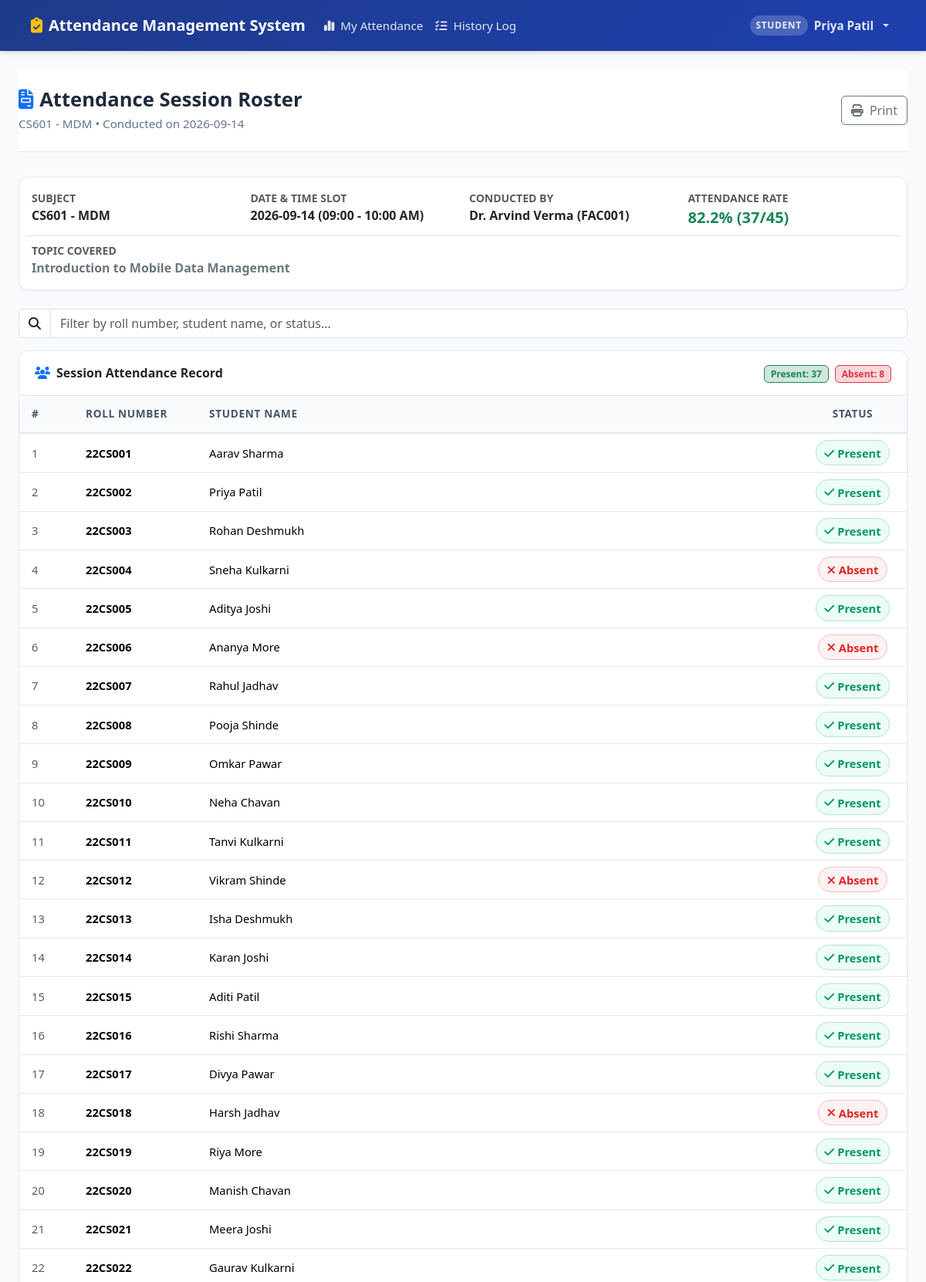
Page /faculty/session/1 (signed in, upper part) on the committed database.
### tables this page shows
CREATE TABLE users (
        id INTEGER PRIMARY KEY AUTOINCREMENT,
        username TEXT UNIQUE NOT NULL,
        email TEXT UNIQUE NOT NULL,
        password_hash TEXT NOT NULL,
        role TEXT NOT NULL CHECK(role IN ('admin', 'faculty', 'student')),
        full_name TEXT NOT NULL,
        phone TEXT,
        is_active INTEGER NOT NULL DEFAULT 1,
        created_at TIMESTAMP DEFAULT CURRENT_TIMESTAMP
    );

CREATE TABLE subjects (
        id INTEGER PRIMARY KEY AUTOINCREMENT,
        code TEXT UNIQUE NOT NULL,
        name TEXT NOT NULL,
        department TEXT NOT NULL DEFAULT 'Computer Science & Engineering',
        semester INTEGER NOT NULL DEFAULT 6,
        credits INTEGER NOT NULL DEFAULT 4,
        created_at TIMESTAMP DEFAULT CURRENT_TIMESTAMP
    );

CREATE TABLE attendance_sessions (
        id INTEGER PRIMARY KEY AUTOINCREMENT,
        subject_id INTEGER NOT NULL,
        faculty_id INTEGER NOT NULL,
        session_date DATE NOT NULL,
        session_slot TEXT NOT NULL DEFAULT '09:00 - 10:00 AM',
        topic TEXT DEFAULT 'Course Module Discussion',
        created_at TIMESTAMP DEFAULT CURRENT_TIMESTAMP,
        updated_at TIMESTAMP DEFAULT CURRENT_TIMESTAMP,
        FOREIGN KEY (subject_id) REFERENCES subjects(id) ON DELETE CASCADE,
        FOREIGN KEY (faculty_id) REFERENCES faculty(id) ON DELETE CASCADE,
        UNIQUE (subject_id, session_date, session_slot)
    );

CREATE TABLE faculty (
        id INTEGER PRIMARY KEY AUTOINCREMENT,
        user_id INTEGER UNIQUE NOT NULL,
        faculty_id TEXT UNIQUE NOT NULL,
        department TEXT NOT NULL DEFAULT 'Computer Science & Engineering',
        designation TEXT NOT NULL DEFAULT 'Assistant Professor',
        FOREIGN KEY (user_id) REFERENCES users(id) ON DELETE CASCADE
    );

CREATE TABLE attendance_records (
        id INTEGER PRIMARY KEY AUTOINCREMENT,
        session_id INTEGER NOT NULL,
        student_id INTEGER NOT NULL,
        status TEXT NOT NULL CHECK(status IN ('Present', 'Absent')),
        remarks TEXT,
        FOREIGN KEY (session_id) REFERENCES attendance_sessions(id) ON DELETE CASCADE,
        FOREIGN KEY (student_id) REFERENCES students(id) ON DELETE CASCADE,
        UNIQUE (session_id, student_id)
    );

CREATE TABLE students (
        id INTEGER PRIMARY KEY AUTOINCREMENT,
        user_id INTEGER UNIQUE NOT NULL,
        roll_number TEXT UNIQUE NOT NULL,
        department TEXT NOT NULL DEFAULT 'Computer Science & Engineering',
        semester INTEGER NOT NULL DEFAULT 6,
        section TEXT NOT NULL DEFAULT 'A',
        batch_year TEXT NOT NULL DEFAULT '2022-2026',
        FOREIGN KEY (user_id) REFERENCES users(id) ON DELETE CASCADE
    );

### app.py (the view)
@app.route('/faculty/session/<int:session_id>')
@login_required
def faculty_view_session(session_id):
    session_data, records = models.get_session_details(session_id)
    if not session_data:
        flash("Session not found.", "danger")
        return redirect(url_for('faculty_dashboard'))
    present_count = sum(1 for r in records if r['status'] == 'Present')
    absent_count = len(records) - present_count
    pct = round((present_count / len(records) * 100), 1) if records else 0
    return render_template(
        'faculty/session_view.html',
        session_data=session_data,
        records=records,
        present_count=present_count,
        absent_count=absent_count,
        pct=pct
    )

### app.py (called while the page is built)
def login_required(f):
    @wraps(f)
    def decorated_function(*args, **kwargs):
        if 'user_id' not in session:
            flash("Please log in to access this page.", "warning")
            return redirect(url_for('login', next=request.url))
        return f(*args, **kwargs)
    return decorated_function

@app.context_processor
def inject_global_vars():
    return {
        'current_user': {
            'id': session.get('user_id'),
            'username': session.get('username'),
            'role': session.get('role'),
            'full_name': session.get('full_name'),
            'roll_number': session.get('roll_number'),
            'faculty_id': session.get('faculty_id')
        },
        'now': datetime.now(),
        'today_date': date.today().strftime('%Y-%m-%d'),
        'attendance_threshold': Config.ATTENDANCE_THRESHOLD
    }

### database.py (called while the page is built)
def get_db():
    if has_app_context():
        if 'db' not in g:
            g.db = sqlite3.connect(Config.DATABASE)
            g.db.row_factory = sqlite3.Row
            g.db.execute("PRAGMA foreign_keys = ON;")
        return g.db
    return get_standalone_db()

### templates/faculty/session_view.html (shortened to what this page needs)
{% extends 'base.html' %}
{% block content %}
<div class="page-header d-flex justify-content-between align-items-center flex-wrap gap-2">
    <div>
        <h1><i class="fa-solid fa-file-invoice text-primary me-2"></i>Attendance Session Roster</h1>
        <p>{{ session_data.subject_code }} - {{ session_data.subject_name }} &bull; Conducted on {{ session_data.session_date }}</p>
    </div>
    <div class="d-flex gap-2 no-print">
        <button onclick="window.print()" class="btn btn-outline-secondary">
            <i class="fa-solid fa-print me-1"></i> Print
        </button>
    </div>
</div>
<div class="card mb-4">
    <div class="card-body">
        <div class="row g-3">
            <div class="col-sm-6 col-md-3">
                <div class="text-muted small text-uppercase fw-semibold">Subject</div>
                <div class="fw-bold fs-6 text-dark">{{ session_data.subject_code }} - {{ session_data.subject_name }}</div>
            </div>
            <div class="col-sm-6 col-md-3">
                <div class="text-muted small text-uppercase fw-semibold">Date & Time Slot</div>
                <div class="fw-bold fs-6 text-dark">{{ session_data.session_date }} ({{ session_data.session_slot }})</div>
            </div>
            <div class="col-sm-6 col-md-3">
                <div class="text-muted small text-uppercase fw-semibold">Conducted By</div>
                <div class="fw-bold fs-6 text-dark">{{ session_data.faculty_name }} ({{ session_data.faculty_code }})</div>
            </div>
            <div class="col-sm-6 col-md-3">
                <div class="text-muted small text-uppercase fw-semibold">Attendance Rate</div>
                <div class="fw-bold fs-5 {% if pct >= 75 %}text-success{% else %}text-danger{% endif %}">{{ pct }}% ({{ present_count }}/{{ records|length }})</div>
            </div>
            <div class="col-12 border-top pt-2 mt-2">
                <div class="text-muted small text-uppercase fw-semibold">Topic Covered</div>
                <div class="fw-semibold text-secondary">{{ session_data.topic }}</div>
            </div>
        </div>
    </div>
</div>
<div class="mb-3 no-print">
    <div class="input-group">
        <span class="input-group-text bg-white"><i class="fa-solid fa-search"></i></span>
        <input type="text" class="form-control table-search-input" data-table="sessionRosterTable" placeholder="Filter by roll number, student name, or status...">
    </div>
</div>
<div class="card">
    <div class="card-header bg-white d-flex justify-content-between align-items-center">
        <span class="fw-bold"><i class="fa-solid fa-users me-2 text-primary"></i>Session Attendance Record</span>
        <div>
            <span class="badge bg-success-subtle text-success border border-success me-1">Present: {{ present_count }}</span>
            <span class="badge bg-danger-subtle text-danger border border-danger">Absent: {{ absent_count }}</span>
        </div>
    </div>
    <div class="table-responsive">
        <table class="table table-custom table-hover align-middle mb-0" id="sessionRosterTable">
            <thead>
                <tr>
                    <th style="width: 70px;">#</th>
                    <th style="width: 160px;">Roll Number</th>
                    <th>Student Name</th>
                    <th class="text-center" style="width: 140px;">Status</th>
                </tr>
            </thead>
            <tbody>
                {% for r in records %}
                    <tr>
                        <td class="text-muted">{{ loop.index }}</td>
                        <td class="fw-bold">{{ r.roll_number }}</td>
                        <td>{{ r.student_name }}</td>
                        <td class="text-center">
                            {% if r.status == 'Present' %}
                                <span class="badge-present"><i class="fa-solid fa-check me-1"></i>Present</span>
                            {% else %}
                                <span class="badge-absent"><i class="fa-solid fa-xmark me-1"></i>Absent</span>
                            {% endif %}
                        </td>
                    </tr>
                {% endfor %}
            </tbody>
        </table>
    </div>
</div>
{% endblock %}

### templates/base.html (shortened to what this page needs)
<!DOCTYPE html>
<html lang="en">
<head>
    <link href="https://cdn.jsdelivr.net/npm/bootstrap@5.3.3/dist/css/bootstrap.min.css" rel="stylesheet">
    <link href="https://cdnjs.cloudflare.com/ajax/libs/font-awesome/6.5.1/css/all.min.css" rel="stylesheet">
    <link href="{{ url_for('static', filename='css/style.css') }}" rel="stylesheet">
</head>
<body>
    <nav class="navbar navbar-expand-lg navbar-dark navbar-custom">
        <div class="container-fluid px-lg-4">
            <a class="navbar-brand" href="{{ url_for('index') }}">
                <i class="fa-solid fa-clipboard-check text-warning"></i>
                <span>Attendance Management System</span>
            </a>
            <div class="collapse navbar-collapse" id="amsNavbar">
                <ul class="navbar-nav me-auto mb-2 mb-lg-0">
                    {% if current_user.role == 'admin' %}
                        <li class="nav-item">
                            <a class="nav-link {% if request.endpoint == 'admin_dashboard' %}active{% endif %}" href="{{ url_for('admin_dashboard') }}">
                                <i class="fa-solid fa-gauge-high me-1"></i> Dashboard
                            </a>
                        </li>
                        <li class="nav-item">
                            <a class="nav-link {% if 'admin_users' in request.endpoint %}active{% endif %}" href="{{ url_for('admin_users') }}">
                                <i class="fa-solid fa-users-gear me-1"></i> Manage Users
                            </a>
                        </li>
                        <li class="nav-item">
                            <a class="nav-link {% if 'admin_subjects' in request.endpoint %}active{% endif %}" href="{{ url_for('admin_subjects') }}">
                                <i class="fa-solid fa-book-bookmark me-1"></i> Subjects
                            </a>
                        </li>
                        <li class="nav-item">
                            <a class="nav-link {% if request.endpoint == 'admin_attendance' %}active{% endif %}" href="{{ url_for('admin_attendance') }}">
                                <i class="fa-solid fa-calendar-days me-1"></i> Attendance Logs
                            </a>
                        </li>
                        <li class="nav-item">
                            <a class="nav-link {% if request.endpoint == 'admin_reports' %}active{% endif %}" href="{{ url_for('admin_reports') }}">
                                <i class="fa-solid fa-chart-pie me-1"></i> Reports
                            </a>
                        </li>
                    {% elif current_user.role == 'student' %}
                        <li class="nav-item">
                            <a class="nav-link {% if request.endpoint == 'student_dashboard' %}active{% endif %}" href="{{ url_for('student_dashboard') }}">
                                <i class="fa-solid fa-chart-simple me-1"></i> My Attendance
                            </a>
                        </li>
                        <li class="nav-item">
                            <a class="nav-link {% if request.endpoint == 'student_history' %}active{% endif %}" href="{{ url_for('student_history') }}">
                                <i class="fa-solid fa-list-check me-1"></i> History Log
                            </a>
                        </li>
                    {% endif %}
                </ul>
                <ul class="navbar-nav ms-auto align-items-center">
                    {% if current_user.id %}
                        <li class="nav-item dropdown">
                            <a class="nav-link dropdown-toggle d-flex align-items-center gap-2" href="#" role="button" data-bs-toggle="dropdown">
                                <span class="navbar-badge">{{ current_user.role }}</span>
                                <span class="fw-semibold">{{ current_user.full_name }}</span>
                            </a>
                        </li>
                    {% endif %}
                </ul>
            </div>
        </div>
    </nav>
    <main class="py-4">
        <div class="container-fluid px-lg-4">
            {% block content %}{% endblock %}
        </div>
    </main>
</body>
</html>

### static/css/style.css (style rules this page uses)
:root { --primary-color: #1e3a8a; --primary-hover: #172554; --primary-light: #eff6ff; --secondary-color: #475569; --success-color: #059669; --success-light: #ecfdf5; --danger-color: #dc2626; --danger-light: #fef2f2; --warning-color: #d97706; --warning-light: #fffbeb; --info-color: #0284c7; --bg-page: #f8fafc; --card-bg: #ffffff; --text-primary: #1e293b; --text-muted: #64748b; --border-color: #e2e8f0; --shadow-sm: 0 1px 2px 0 rgb(0 0 0 / 0.05); --shadow-md: 0 4px 6px -1px rgb(0 0 0 / 0.1), 0 2px 4px -2px rgb(0 0 0 / 0.1); --shadow-lg: 0 10px 15px -3px rgb(0 0 0 / 0.1), 0 4px 6px -4px rgb(0 0 0 / 0.1); --radius-sm: 0.375rem; --radius-md: 0.5rem; --radius-lg: 0.75rem; }
body { font-family: 'Segoe UI', system-ui, -apple-system, BlinkMacSystemFont, Roboto, sans-serif; background-color: var(--bg-page); color: var(--text-primary); min-height: 100vh; display: flex; flex-direction: column; }
main { flex: 1 0 auto; }
.navbar-custom { background: linear-gradient(135deg, #1e3a8a 0%, #1e40af 100%); box-shadow: var(--shadow-md); padding: 0.75rem 1rem; }
.navbar-custom .navbar-brand { font-weight: 700; font-size: 1.25rem; color: #ffffff; display: flex; align-items: center; gap: 0.5rem; }
.navbar-custom .nav-link { color: rgba(255, 255, 255, 0.88); font-weight: 500; font-size: 0.95rem; padding: 0.5rem 0.85rem; border-radius: var(--radius-sm); transition: all 0.2s ease; }
.navbar-badge { background-color: rgba(255, 255, 255, 0.2); font-size: 0.75rem; padding: 0.25rem 0.5rem; border-radius: 9999px; text-transform: uppercase; font-weight: 600; letter-spacing: 0.05em; }
.page-header { background: #ffffff; border-bottom: 1px solid var(--border-color); padding: 1.5rem 0; margin-bottom: 2rem; }
.page-header h1 { font-size: 1.6rem; font-weight: 700; color: var(--text-primary); margin-bottom: 0.25rem; }
.page-header p { color: var(--text-muted); margin-bottom: 0; font-size: 0.95rem; }
.card { border: 1px solid var(--border-color); border-radius: var(--radius-lg); box-shadow: var(--shadow-sm); background-color: var(--card-bg); transition: transform 0.2s ease, box-shadow 0.2s ease; }
.card-header { background-color: #ffffff; border-bottom: 1px solid var(--border-color); font-weight: 600; padding: 1rem 1.25rem; border-top-left-radius: var(--radius-lg) !important; border-top-right-radius: var(--radius-lg) !important; }
.badge-present { background-color: var(--success-light); color: var(--success-color); border: 1px solid rgba(5, 150, 105, 0.25); font-weight: 600; padding: 0.35rem 0.65rem; border-radius: 9999px; }
.badge-absent { background-color: var(--danger-light); color: var(--danger-color); border: 1px solid rgba(220, 38, 38, 0.25); font-weight: 600; padding: 0.35rem 0.65rem; border-radius: 9999px; }
.table-custom { background: #ffffff; border-radius: var(--radius-md); overflow: hidden; box-shadow: var(--shadow-sm); }
.table-custom th { background-color: #f8fafc; color: #475569; font-weight: 600; font-size: 0.85rem; text-transform: uppercase; letter-spacing: 0.05em; border-bottom: 2px solid var(--border-color); padding: 0.85rem 1rem; }
.table-custom td { padding: 0.85rem 1rem; vertical-align: middle; border-bottom: 1px solid var(--border-color); font-size: 0.92rem; }

### rows in the picture
users: full_name "Priya Patil"
subjects: subject_code "CS601", subject_name "MDM"
attendance_sessions: session_date "2026-09-14", session_slot "09:00 - 10:00 AM", topic "Introduction to Mobile Data Management"
users: faculty_name "Dr. Arvind Verma"
faculty: faculty_code "FAC001"
attendance_records: roll_number "22CS001", student_name "Aarav Sharma", status "Present" (drawn)
attendance_records: roll_number "22CS002", student_name "Priya Patil", status "Present" (drawn)
attendance_records: roll_number "22CS003", student_name "Rohan Deshmukh", status "Present" (drawn)
attendance_records: roll_number "22CS004", student_name "Sneha Kulkarni", status "Absent" (drawn)
attendance_records: roll_number "22CS005", student_name "Aditya Joshi", status "Present" (drawn)
attendance_records: roll_number "22CS006", student_name "Ananya More", status "Absent" (drawn)
attendance_records: roll_number "22CS007", student_name "Rahul Jadhav", status "Present" (drawn)
attendance_records: roll_number "22CS008", student_name "Pooja Shinde", status "Present" (drawn)
attendance_records: roll_number "22CS009", student_name "Omkar Pawar", status "Present" (drawn)
attendance_records: roll_number "22CS010", student_name "Neha Chavan", status "Present" (drawn)
attendance_records: roll_number "22CS011", student_name "Tanvi Kulkarni", status "Present" (drawn)
attendance_records: roll_number "22CS012", student_name "Vikram Shinde", status "Absent" (drawn)
attendance_records: roll_number "22CS013", student_name "Isha Deshmukh", status "Present" (drawn)
attendance_records: roll_number "22CS014", student_name "Karan Joshi", status "Present" (drawn)
attendance_records: roll_number "22CS015", student_name "Aditi Patil", status "Present" (drawn)
attendance_records: roll_number "22CS016", student_name "Rishi Sharma", status "Present" (drawn)
attendance_records: roll_number "22CS017", student_name "Divya Pawar", status "Present" (drawn)
attendance_records: roll_number "22CS018", student_name "Harsh Jadhav", status "Absent" (drawn)
attendance_records: roll_number "22CS019", student_name "Riya More", status "Present" (drawn)
attendance_records: roll_number "22CS020", student_name "Manish Chavan", status "Present" (drawn)
attendance_records: roll_number "22CS021", student_name "Meera Joshi", status "Present" (drawn)
attendance_records: roll_number "22CS022", student_name "Gaurav Kulkarni", status "Present" (drawn)

### other values in the picture
{{ current_user.role }} "STUDENT"
{{ pct }} "82.2"
{{ present_count }} "37"
{{ records|length }} "45"
{{ absent_count }} "8"
